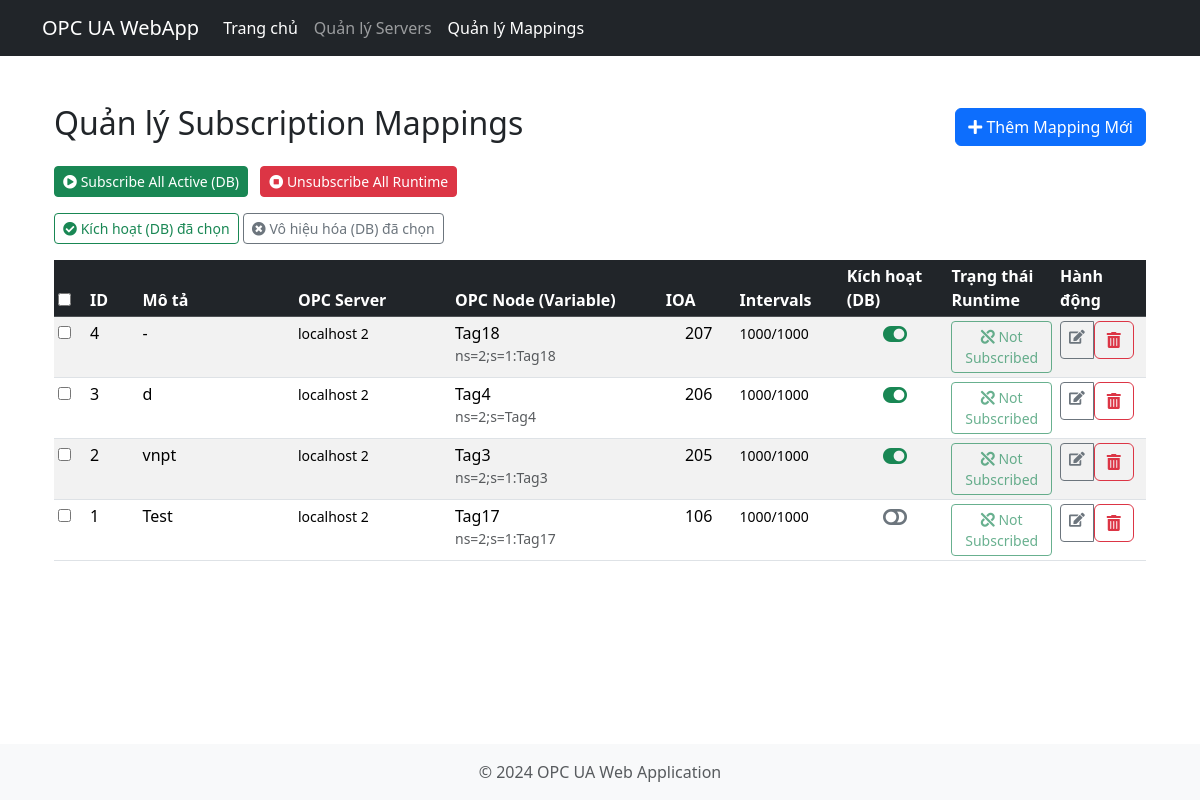
The page /mappings/ on the database as committed earlier.
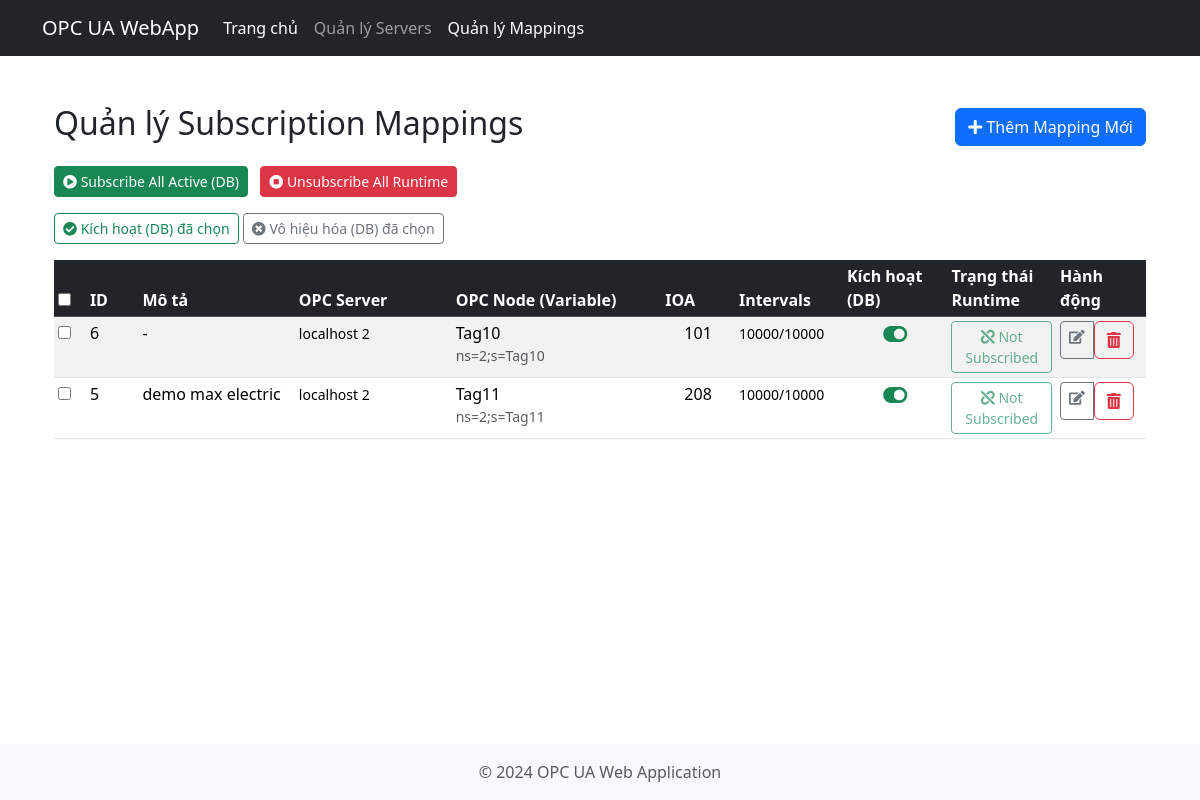
The same page on the database as committed later.
### app/models.py (models this page shows, shortened)
class SubscriptionMapping(db.Model):
    __tablename__ = 'subscription_mappings'
    id = db.Column(db.Integer, primary_key=True)
    description = db.Column(db.String(255), nullable=True)
    server_id = db.Column(db.Integer, db.ForeignKey('opc_servers.id'), nullable=False, index=True)
    opc_node_db_id = db.Column(db.Integer, db.ForeignKey('opc_nodes.id'), nullable=False, index=True)
    ioa_mapping = db.Column(db.Integer, nullable=False, index=True) # Giả sử là số nguyên
    sampling_interval_ms = db.Column(db.Integer, default=1000, nullable=False)
    publishing_interval_ms = db.Column(db.Integer, default=1000, nullable=False)
    is_active = db.Column(db.Boolean, default=True, nullable=False)
    created_at = db.Column(db.DateTime, default=datetime.utcnow)
    updated_at = db.Column(db.DateTime, default=datetime.utcnow, onupdate=datetime.utcnow)
    opc_node = db.relationship('OpcNode',
                               foreign_keys=[opc_node_db_id],
                               backref=db.backref('subscription_mapping_info', lazy='select', uselist=False))
    opc_server = db.relationship('OpcServer',
                                 foreign_keys=[server_id],
                                 backref=db.backref('all_subscription_mappings', lazy='dynamic'))
    __table_args__ = (
        db.UniqueConstraint('server_id', 'opc_node_db_id', name='uq_server_node_once_mapping'),
        db.UniqueConstraint('server_id', 'ioa_mapping', name='uq_server_ioa_once_mapping'),
    )

class OpcServer(db.Model):
    __tablename__ = 'opc_servers'
    id = db.Column(db.Integer, primary_key=True)
    name = db.Column(db.String(100), nullable=False, unique=True, index=True)
    endpoint_url = db.Column(db.String(255), nullable=False, unique=True)
    description = db.Column(db.Text, nullable=True)
    security_mode = db.Column(db.String(50), nullable=True)
    security_policy_uri = db.Column(db.String(255), nullable=True)
    user_auth_type = db.Column(db.String(50), default='Anonymous', nullable=False)
    username = db.Column(db.String(100), nullable=True)
    password = db.Column(db.String(255), nullable=True)
    client_cert_path = db.Column(db.String(255), nullable=True)
    client_key_path = db.Column(db.String(255), nullable=True)
    connection_status = db.Column(db.String(50), default='DISCONNECTED', nullable=False)
    created_at = db.Column(db.DateTime, default=datetime.utcnow)
    updated_at = db.Column(db.DateTime, default=datetime.utcnow, onupdate=datetime.utcnow)

class OpcNode(db.Model):
    __tablename__ = 'opc_nodes'
    id = db.Column(db.Integer, primary_key=True) # Khóa chính của bảng OpcNode
    server_id = db.Column(db.Integer, db.ForeignKey('opc_servers.id'), nullable=False, index=True)
    node_id_string = db.Column(db.String(255), nullable=False, index=True)
    browse_name = db.Column(db.String(255), nullable=True)
    display_name = db.Column(db.String(255), nullable=True)
    node_class_str = db.Column(db.String(50), nullable=True) # Đổi tên từ node_class để tránh trùng từ khóa Python
    parent_node_id_string = db.Column(db.String(255), nullable=True, index=True)
    data_type = db.Column(db.String(100), nullable=True)
    description = db.Column(db.Text, nullable=True)
    created_at = db.Column(db.DateTime, default=datetime.utcnow)
    __table_args__ = (db.UniqueConstraint('server_id', 'node_id_string', name='uq_server_node_id'),)

### app/mappings_routes.py (the view)
@mappings_bp.route('/')
def list_mappings():
    logger = get_logger()
    logger.info("Yêu cầu danh sách Subscription Mappings.")
    try:
        all_mappings = SubscriptionMapping.query.order_by(SubscriptionMapping.id.desc()).all()
        mapping_runtime_states = {}
        server_states_for_template = {} # <-- KHỞI TẠO BIẾN NÀY
        for m in all_mappings:
            mapping_runtime_states[m.id] = m.id in active_opcua_subscriptions
            if m.server_id is not None and m.server_id not in server_states_for_template:
                server_states_for_template[m.server_id] = {"is_live": is_server_connected(m.server_id)}
        logger.info(f"Runtime subscription states: {mapping_runtime_states}")
        logger.info(f"Server connection states for template: {server_states_for_template}")
        return render_template('mappings/list_mappings.html',
                               mappings=all_mappings,
                               mapping_runtime_states=mapping_runtime_states,
                               server_states_for_template=server_states_for_template, # <-- TRUYỀN BIẾN NÀY VÀO TEMPLATE
                               title="Quản lý Subscription Mappings")
    except Exception as e:
        logger.error(f"Lỗi khi tải danh sách mappings: {str(e)}", exc_info=True)
        flash("Không thể tải danh sách mappings.", "danger")
        return redirect(url_for('index'))

### app/mappings_routes.py (called while the page is built)
def get_logger():
    from flask import current_app
    return current_app.logger

### app/opcua_client.py (called while the page is built)
def is_server_connected(server_id: int) -> bool:
   client = active_clients.get(server_id)
   if client and client.uaclient: # Kiểm tra xem client và uaclient (internal client) có tồn tại không
        return True
   return False

### app/templates/mappings/list_mappings.html (shortened to what this page needs)
{% extends "base.html" %}
{% block content %}
<div class="container mt-4">
    <div class="d-flex justify-content-between align-items-center mb-3">
        <h2>Quản lý Subscription Mappings</h2>
        <a href="{{ url_for('mappings.add_mapping') }}" class="btn btn-primary">
            <i class="fas fa-plus"></i> Thêm Mapping Mới
        </a>
    </div>
    <div class="mb-3">
        <form action="{{ url_for('mappings.subscribe_all_action') }}" method="POST" style="display: inline-block;"
              onsubmit="return confirm('Bạn có muốn thử subscribe tất cả các mapping đang Kích hoạt (Active) trong CSDL không? (Chỉ các server đang kết nối mới được thực hiện)');">
            <button type="submit" class="btn btn-success btn-sm me-2"><i class="fas fa-play-circle"></i> Subscribe All Active (DB)</button>
        </form>
        <form action="{{ url_for('mappings.unsubscribe_all_action') }}" method="POST" style="display: inline-block;"
              onsubmit="return confirm('Bạn có muốn hủy tất cả các subscription đang chạy không?');">
            <button type="submit" class="btn btn-danger btn-sm"><i class="fas fa-stop-circle"></i> Unsubscribe All Runtime</button>
        </form>
    </div>
    {% if mappings %}
    <form id="batchActionForm" method="POST" action="{{ url_for('mappings.batch_toggle_active') }}">
        <div class="mb-3">
            <button type="submit" name="batch_action" value="activate_selected" class="btn btn-outline-success btn-sm">
                <i class="fas fa-check-circle"></i> Kích hoạt (DB) đã chọn
            </button>
            <button type="submit" name="batch_action" value="deactivate_selected" class="btn btn-outline-secondary btn-sm">
                <i class="fas fa-times-circle"></i> Vô hiệu hóa (DB) đã chọn
            </button>
        </div>
        <div class="table-responsive">
            <table class="table table-striped table-hover table-sm">
                <thead class="table-dark">
                    <tr>
                        <th scope="col" style="width: 3%;"><input type="checkbox" id="selectAllMappings" title="Chọn/Bỏ chọn tất cả"></th>
                        <th scope="col" style="width: 5%;">ID</th>
                        <th scope="col" style="width: 15%;">Mô tả</th>
                        <th scope="col" style="width: 15%;">OPC Server</th>
                        <th scope="col" style="width: 20%;">OPC Node (Variable)</th>
                        <th scope="col" style="width: 7%;">IOA</th>
                        <th scope="col" style="width: 10%;" title="Sampling Interval / Publishing Interval (ms)">Intervals</th>
                        <th scope="col" style="width: 10%;">Kích hoạt (DB)</th>
                        <th scope="col" style="width: 10%;">Trạng thái Runtime</th>
                        <th scope="col" style="min-width: 90px;">Hành động</th>
                    </tr>
                </thead>
                <tbody>
                    {% for mapping_item in mappings %}
                    <tr>
                        <td><input type="checkbox" name="mapping_ids" value="{{ mapping_item.id }}" class="mapping-checkbox"></td>
                        <td>{{ mapping_item.id }}</td>
                        <td title="{{ mapping_item.description if mapping_item.description }}">{{ mapping_item.description|truncate(25) if mapping_item.description else '-' }}</td>
                        <td>
                            {% if mapping_item.opc_server %}
                                <small title="{{ mapping_item.opc_server.endpoint_url }}">{{ mapping_item.opc_server.name }}</small>
                            {% else %}<span class="text-muted">N/A</span>{% endif %}
                        </td>
                        <td>
                            {% if mapping_item.opc_node %}
                                <span title="{{ mapping_item.opc_node.node_id_string }}">{{ mapping_item.opc_node.display_name|truncate(30) if mapping_item.opc_node.display_name else mapping_item.opc_node.browse_name|truncate(30) }}</span>
                                <small class="d-block text-muted" title="{{ mapping_item.opc_node.node_id_string }}">{{ mapping_item.opc_node.node_id_string|truncate(25, end='...') }}</small>
                            {% else %}<span class="text-muted">N/A (Node DB ID: {{ mapping_item.opc_node_db_id }})</span>{% endif %}
                        </td>
                        <td class="text-center">{{ mapping_item.ioa_mapping }}</td>
                        <td><small>{{ mapping_item.sampling_interval_ms }}/{{ mapping_item.publishing_interval_ms }}</small></td>
                        <td class="text-center">
                            <form action="{{ url_for('mappings.db_only_toggle_active', mapping_id=mapping_item.id) }}" method="POST" style="display: inline;">
                                {% if mapping_item.is_active %}
                                    <button type="submit" class="btn btn-link p-0 m-0 align-baseline"
                                            title="Trạng thái DB: Active. Nhấn để chuyển thành Inactive (chỉ trong DB).">
                                        <i class="fas fa-toggle-on fa-lg text-success"></i>
                                    </button>
                                {% else %}
                                    <button type="submit" class="btn btn-link p-0 m-0 align-baseline"
                                            title="Trạng thái DB: Inactive. Nhấn để chuyển thành Active (chỉ trong DB).">
                                        <i class="fas fa-toggle-off fa-lg text-secondary"></i>
                                    </button>
                                {% endif %}
                            </form>
                        </td>
                        <td class="text-center">
                            {% set is_runtime_subscribed = mapping_runtime_states.get(mapping_item.id, False) %}
                            {% set server_is_connected = server_states_for_template.get(mapping_item.server_id, {}).get('is_live', False) %}
                            {% if is_runtime_subscribed %}
                                <form action="{{ url_for('mappings.runtime_unsubscribe_single_mapping', mapping_id=mapping_item.id) }}" method="POST" style="display: inline;"
                                      onsubmit="return confirm('Bạn có chắc chắn muốn Unsubscribe runtime mapping IOA {{ mapping_item.ioa_mapping }} không?');">
                                    <input type="hidden" name="csrf_token" value="{{ csrf_token() }}">
                                    <button type="submit" class="btn btn-primary btn-sm" title="Đang Subscribed. Nhấn để Unsubscribe Runtime.">
                                        <i class="fas fa-link"></i> Subscribed
                                    </button>
                                </form>
                            {% else %}
                                {% set can_subscribe_runtime = mapping_item.is_active and server_is_connected %}
                                <form action="{{ url_for('mappings.runtime_subscribe_single_mapping', mapping_id=mapping_item.id) }}" method="POST" style="display: inline;"
                                      onsubmit="return confirm('Bạn có chắc chắn muốn Subscribe runtime mapping IOA {{ mapping_item.ioa_mapping }} không?');">
                                    <button type="submit" class="btn btn-outline-success btn-sm"
                                            title="{% if can_subscribe_runtime %}Nhấn để Subscribe Runtime.{% else %}Không thể Subscribe: Cần Active trong DB và Server kết nối.{% endif %}"
                                            {% if not can_subscribe_runtime %}disabled{% endif %}>
                                        <i class="fas fa-unlink"></i> Not Subscribed
                                    </button>
                                </form>
                            {% endif %}
                        </td>
                        <td>
                            <div class="btn-group btn-group-sm" role="group">
                                <a href="{{ url_for('mappings.edit_mapping', mapping_id=mapping_item.id) }}" class="btn btn-outline-secondary" title="Sửa Mapping"><i class="fas fa-edit"></i></a>
                                <form action="{{ url_for('mappings.delete_mapping', mapping_id=mapping_item.id) }}" method="POST" style="display: inline;" onsubmit="return confirm('Bạn có chắc chắn muốn xóa mapping cho IOA {{ mapping_item.ioa_mapping }} (Node: {{ mapping_item.opc_node.display_name if mapping_item.opc_node else mapping_item.opc_node_db_id }}) không?');">
                                    <button type="submit" class="btn btn-outline-danger" title="Xóa Mapping"><i class="fas fa-trash-alt"></i></button>
                                </form>
                            </div>
                        </td>
                    </tr>
                    {% endfor %}
                </tbody>
            </table>
        </div>
    </form>
    {% else %}
    <div class="alert alert-info">
        Chưa có subscription mapping nào được tạo.
        <a href="{{ url_for('mappings.add_mapping') }}">Thêm mapping mới ngay!</a>
    </div>
    {% endif %}
</div>
{% endblock %}

### app/templates/base.html (shortened to what this page needs)
<!doctype html>
<html lang="vi">
  <head>
    {{ bootstrap.load_css() }}
    <link rel="stylesheet" href="https://cdnjs.cloudflare.com/ajax/libs/font-awesome/5.15.4/css/all.min.css">
    <link rel="stylesheet" href="https://cdnjs.cloudflare.com/ajax/libs/font-awesome/5.15.4/css/all.min.css">
    <link rel="stylesheet" href="https://cdnjs.cloudflare.com/ajax/libs/jstree/3.3.12/themes/default/style.min.css" />
    {% block styles %}{% endblock %} </head>
  <body class="d-flex flex-column min-vh-100">
    <nav class="navbar navbar-expand-lg navbar-dark bg-dark mb-4">
        <div class="container">
            <a class="navbar-brand" href="{{ url_for('index') }}">OPC UA WebApp</a>
            <div class="collapse navbar-collapse" id="navbarNav">
                <ul class="navbar-nav">
                    <li class="nav-item">
                        <a class="nav-link active" aria-current="page" href="{{ url_for('index') }}">Trang chủ</a>
                    </li>
                    <li class="nav-item">
                        <a class="nav-link {% if request.endpoint and 'server' in request.endpoint %}active{% endif %}" href="{{ url_for('list_servers') }}">Quản lý Servers</a>
                    </li>
                     <li class="nav-item">
                        <a class="nav-link {% if request.blueprint == 'mappings' %}active{% endif %}" href="{{ url_for('mappings.list_mappings') }}">Quản lý Mappings</a>
                    </li>
                    </ul>
            </div>
        </div>
    </nav>
    <main class="container flex-grow-1">
        {% block content %}{% endblock %} </main>
    <footer class="mt-auto py-3 bg-light text-center">
        <div class="container">
            <span class="text-muted">&copy; 2024 OPC UA Web Application</span>
        </div>
    </footer>
    {% block scripts %}{% endblock %} </body>
</html>

Rows that differ between the two databases and show on the page:
removed SubscriptionMapping: id "4", description "-", opc_server.name "localhost 2", opc_node.display_name "Tag18", opc_node.node_id_string "ns=2;s=1:Tag18", ioa_mapping "207", sampling_interval_ms "1000", publishing_interval_ms "1000", is_active True (drawn)
removed SubscriptionMapping: id "3", description "d", opc_server.name "localhost 2", opc_node.display_name "Tag4", opc_node.node_id_string "ns=2;s=Tag4", ioa_mapping "206", sampling_interval_ms "1000", publishing_interval_ms "1000", is_active True (drawn)
removed SubscriptionMapping: id "2", description "vnpt", opc_server.name "localhost 2", opc_node.display_name "Tag3", opc_node.node_id_string "ns=2;s=1:Tag3", ioa_mapping "205", sampling_interval_ms "1000", publishing_interval_ms "1000", is_active True (drawn)
removed SubscriptionMapping: id "1", description "Test", opc_server.name "localhost 2", opc_node.display_name "Tag17", opc_node.node_id_string "ns=2;s=1:Tag17", ioa_mapping "106", sampling_interval_ms "1000", publishing_interval_ms "1000", is_active False (drawn)
added SubscriptionMapping: id "6", description "-", opc_server.name "localhost 2", opc_node.display_name "Tag10", opc_node.node_id_string "ns=2;s=Tag10", ioa_mapping "101", sampling_interval_ms "10000", publishing_interval_ms "10000", is_active True (drawn)
added SubscriptionMapping: id "5", description "demo max electric", opc_server.name "localhost 2", opc_node.display_name "Tag11", opc_node.node_id_string "ns=2;s=Tag11", ioa_mapping "208", sampling_interval_ms "10000", publishing_interval_ms "10000", is_active True (drawn)
